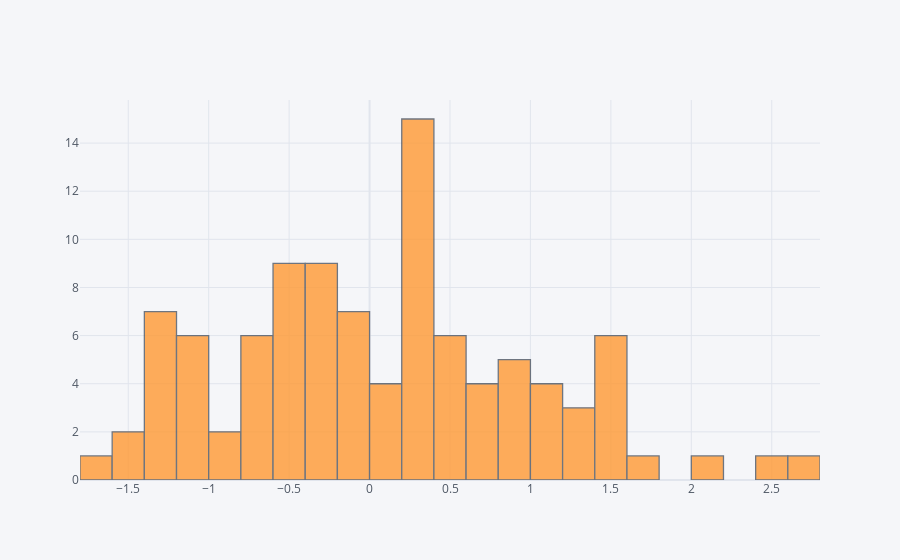

The code cell stored with this chart in its notebook:
### Markdown cell above
## histogram

### Code cell
df['A'].iplot(kind='hist',bins=25)

### Figure 1 — Plotly figure (JSON) as saved in the notebook; plotly's stock layout.template omitted (floating-point values rounded to 4 significant figures)
{"data": [{"histfunc": "count", "histnorm": "", "marker": {"color": "rgba(255, 153, 51, 1.0)", "line": {"color": "#4D5663", "width": 1.3}}, "name": "A", "nbinsx": 25, "opacity": 0.8, "orientation": "v", "type": "histogram", "x": [0.418, -0.3129, -1.282, -1.35, 0.3039, 1.186, 1.084, -0.7651, -0.004639, -1.29, 0.3419, 0.243, -1.239, 0.6609, 1.222, 0.2285, -0.1431, -0.7342, 0.3674, -1.226, 1.134, 0.2892, 1.432, -0.02976, 0.3884, -1.158, 1.247, -0.7535, 0.8454, -0.4886, 2.053, 1.422, 0.309, 0.6301, 0.1074, 0.906, -0.2632, 0.9603, 1.715, 0.3008, -1.158, -1.556, -0.5496, -0.3098, -0.9269, 1.411, 1.027, 0.4732, 2.673, -0.6268, 0.7952, 0.2467, 0.118, -0.2717, -1.295, 0.46, -0.8361, -0.02045, 0.09673, -0.2575, -0.1975, -1.673, 0.1646, -0.6981, 0.9869, -1.021, 1.525, -0.05731, -0.281, 0.2801, -0.5105, -0.2202, 2.561, 0.3264, 0.4211, 0.421, -0.4114, -1.203, -1.052, -1.043, 0.8509, -0.5923, -0.1707, 0.3863, -0.3889, 1.496, 0.5039, -0.505, -0.5867, -0.338, -0.5986, 0.3292, 1.39, 0.2469, -1.52, -1.142, 0.6905, -0.6834, 1.588, -0.5369]}], "layout": {"barmode": "overlay", "legend": {"bgcolor": "#F5F6F9", "font": {"color": "#4D5663"}}, "paper_bgcolor": "#F5F6F9", "plot_bgcolor": "#F5F6F9", "title": {"font": {"color": "#4D5663"}}, "xaxis": {"gridcolor": "#E1E5ED", "showgrid": true, "tickfont": {"color": "#4D5663"}, "title": {"font": {"color": "#4D5663"}, "text": ""}, "zerolinecolor": "#E1E5ED"}, "yaxis": {"gridcolor": "#E1E5ED", "showgrid": true, "tickfont": {"color": "#4D5663"}, "title": {"font": {"color": "#4D5663"}, "text": ""}, "zerolinecolor": "#E1E5ED"}}}
